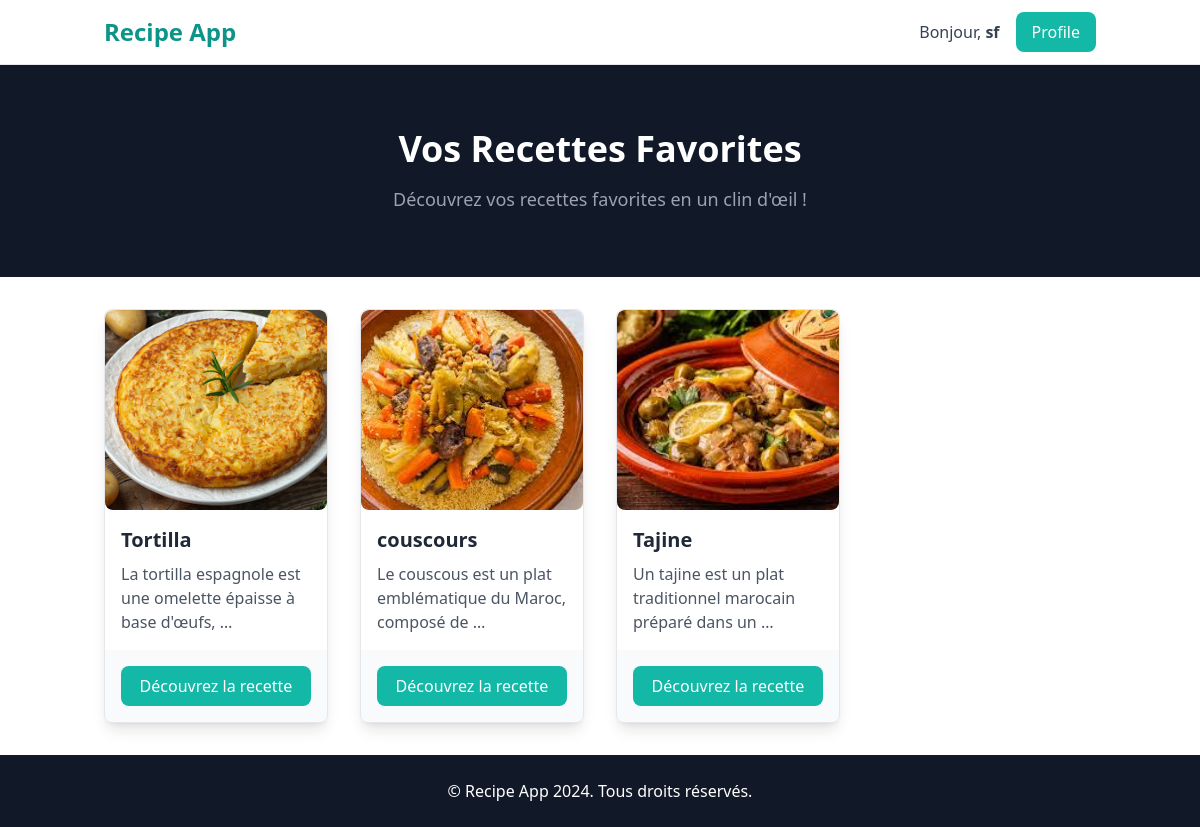
Before: /recipes/favoris/ (signed in) with the older database file.
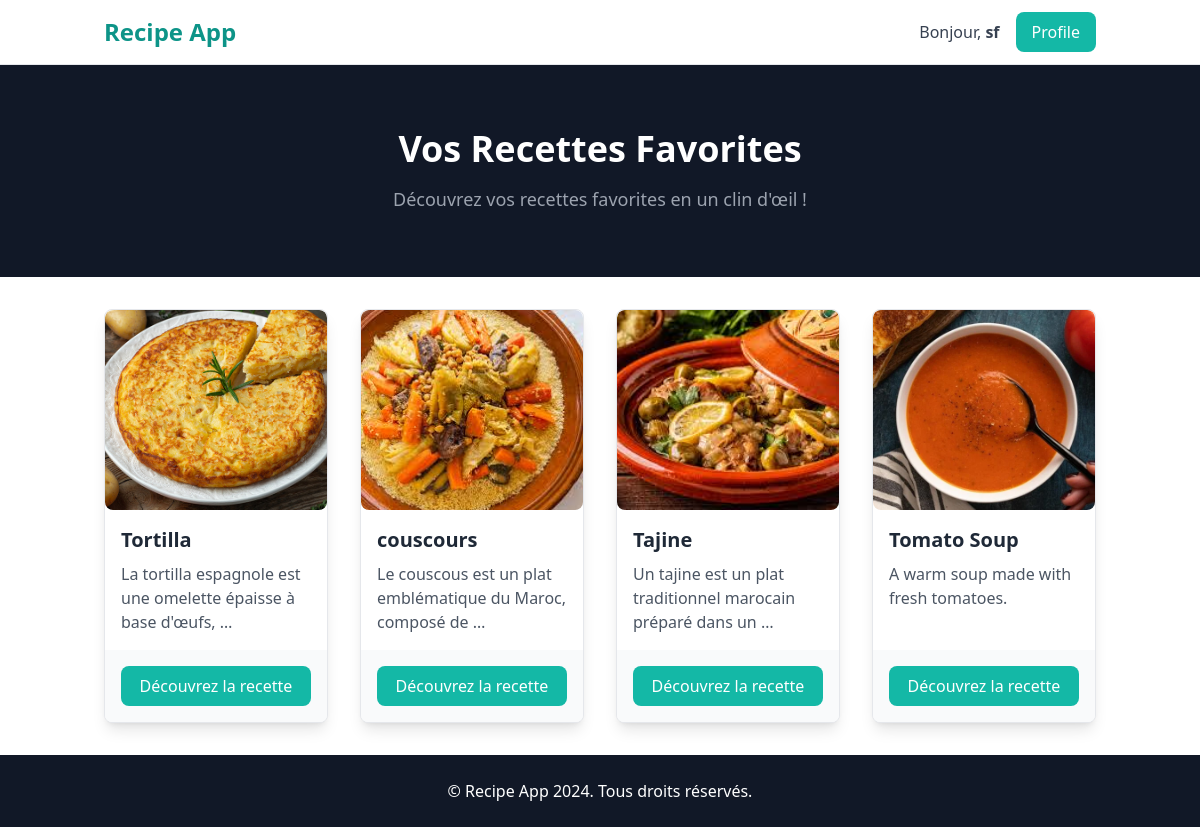
After: the same page with the newer database file.
### recipes/models.py (models this page shows, shortened)
class Favorites(models.Model):
    user = models.ForeignKey(User, on_delete=models.CASCADE)  # Utilisateur qui a ajouté cette recette aux favoris
    recette = models.ForeignKey(Recipe, on_delete=models.CASCADE)  # Recette ajoutée aux favoris

class Recipe(models.Model):
    title = models.CharField(max_length=200)  # Titre de la recette
    description = models.TextField()  # Description détaillée de la recette
    user = models.ForeignKey(User, on_delete=models.SET_NULL, null=True, blank=True)  # Utilisateur ayant créé la recette
    image = models.ImageField(upload_to='recipes_photos/', default="https://dummyimage.com/450x300/dee2e6/6c757d.jpg")  # Image de la recette

### recipes/views.py (the view)
# urls.py: path('favoris/',recipes.views.afficher_favoris, name="recettes_favorites"),
@login_required
def afficher_favoris(request):
    favoris = Favorites.objects.filter(user=request.user)
    return render(request, 'recipes/favorites.html', {"favoris": favoris})

### recipes/templates/recipes/favorites.html (shortened to what this page needs)
<!DOCTYPE html>
<html lang="en">
<head>
    <script src="https://cdn.tailwindcss.com"></script>
</head>
<body class="font-sans antialiased flex flex-col min-h-screen">
    <nav class="bg-white border-b border-gray-200">
        <div class="container mx-auto px-4 py-3 flex justify-between items-center">
            <div class="flex items-center space-x-4">
                <a href="{% url 'recipes' %}" class="text-2xl font-semibold text-teal-600">Recipe App</a>
            </div>
            <div class="flex items-center space-x-4">
                {% if user.is_authenticated %}
                <p class="text-gray-700">Bonjour, <span class="font-bold">{{ user.username }}</span></p>
                <a href="{% url 'profile' %}"
                    class="bg-teal-500 text-white hover:bg-teal-600 px-4 py-2 rounded-lg">Profile</a>
                {% else %}
                <a href="{% url 'login' %}" class="bg-gray-800 text-white hover:bg-gray-900 px-4 py-2 rounded-lg">Se
                    connecter</a>
                <a href="{% url 'signup' %}"
                    class="bg-teal-500 text-white hover:bg-teal-600 px-4 py-2 rounded-lg">S'inscrire</a>
                {% endif %}
            </div>
        </div>
    </nav>
    <header class="bg-gray-900 py-16">
        <div class="container mx-auto text-center text-white">
            <h1 class="text-4xl font-bold">Vos Recettes Favorites</h1>
            <p class="text-lg mt-4 text-gray-400">Découvrez vos recettes favorites en un clin d'œil !</p>
        </div>
    </header>
    <section class="py-8 flex-grow">
        <div class="container mx-auto px-4">
            <div class="grid grid-cols-1 md:grid-cols-2 lg:grid-cols-4 gap-8">
                {% for fav in favoris %}
                <div
                    class="bg-white border border-gray-200 rounded-lg shadow-lg overflow-hidden hover:scale-105 transform transition flex flex-col">
                    <img src="../../../recipes_photos/{{fav.recette.image }}"
                        class="w-full h-[200px] object-cover rounded-lg"
                        onerror="this.onerror=null; this.src='https://dummyimage.com/450x300/dee2e6/6c757d.jpg';">
                    <div class="p-4 flex-grow">
                        <h2 class="text-xl font-semibold text-gray-800">{{ fav.recette.title }}</h2>
                        <p class="text-gray-600 mt-2">{{ fav.recette.description|truncatewords:10 }}</p>
                    </div>
                    <div class="p-4 bg-gray-50 mt-auto">
                        <a href="{% url 'recette_info' fav.recette.id%}"
                            class="bg-teal-500 text-white hover:bg-teal-600 px-4 py-2 block text-center rounded-lg">Découvrez
                            la recette</a>
                    </div>
                </div>
                {% empty %}
                <p class="text-center text-gray-700">Aucune recette favorite trouvée.</p>
                {% endfor %}
            </div>
        </div>
    </section>
    <footer class="bg-gray-900 py-6 mt-auto">
        <div class="container mx-auto text-center text-white">
            <p>&copy; Recipe App 2024. Tous droits réservés.</p>
        </div>
    </footer>
</body>
</html>

Changed rows visible on the page:
added Favorites: recette.image (picture), recette "Tomato Soup", recette.description "A warm soup made with fresh tomatoes."
